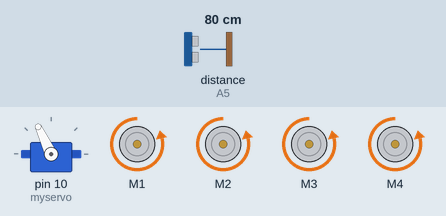
This sketch was run on a simulated Arduino Uno, built with avr-gcc and run on an emulated ATmega328P. Parts: servo, 4 × DC motor (green arrow = forward, orange = backward, longer = faster). The inputs (shaded band) are chosen by the test bench; at power-on: distance to the obstacle (sensor on A5) 80 cm. The echo pulse lasts 58.3 µs per cm.

Above: at 3.9 s.
4.0 s: distance to the obstacle (sensor on A5) set to 23 cm
5.5 s: distance to the obstacle (sensor on A5) set to 19 cm
At 8.4 s:
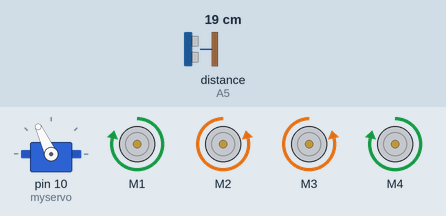
8.5 s: distance to the obstacle (sensor on A5) set to 35 cm
At 10.37 s:
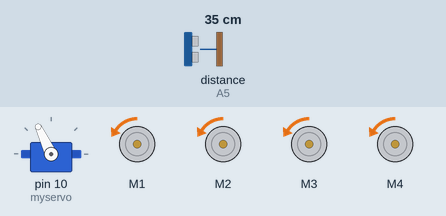
11.5 s: distance to the obstacle (sensor on A5) set to 2 cm
At 12.9 s:
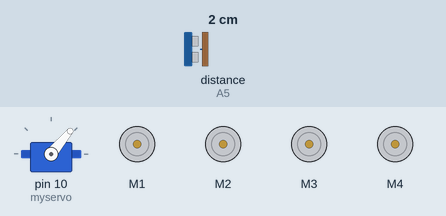
Timing chart, 0 to 18.5 s (numbered marks = the images above; inputs shaded):
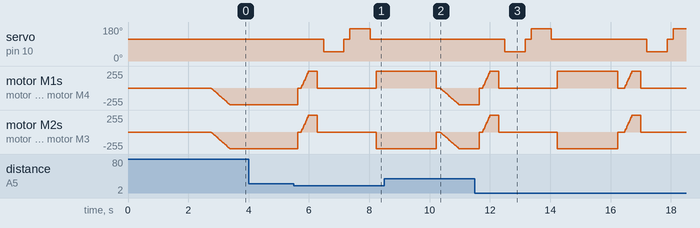

Measured:
- the behaviour switches between 21 and 20 cm on distance to the obstacle (sensor on A5) (found by bisection; images 0 and 1)
- after the input at 4.0 s, every drawn part: stays the same
- after the input at 5.5 s, servo on pin 10 (myservo): 115° → 50° after 0.98 s, → 115° 0.67 s later, → 170° 0.20 s later, → 115° 0.67 s later; motor M2, motor M3: rises from backward 248/255 to forward 248/255 in 0.35 s, then falls to backward 248/255 in 2.2 s
- after the input at 8.5 s, servo on pin 10 (myservo): stays 115° (without the input it goes to 50° after 2.7 s)

The sketch:

air_ambulance.ino
```cpp
#include <AFMotor.h>
#include <NewPing.h>
#include <Servo.h>

#define TRIG_PIN A4
#define ECHO_PIN A5
#define MAX_DISTANCE 150
#define MAX_SPEED 250 // sets speed of DC  motors
#define MAX_SPEED_OFFSET 20

NewPing sonar(TRIG_PIN, ECHO_PIN, MAX_DISTANCE);

AF_DCMotor motor1(1, MOTOR12_1KHZ);
AF_DCMotor motor2(2, MOTOR12_1KHZ);
AF_DCMotor motor3(3, MOTOR34_1KHZ);
AF_DCMotor motor4(4, MOTOR34_1KHZ);
Servo myservo;

boolean goesForward=false;
int distance = 100;
int speedSet = 0;

void setup() {

  myservo.attach(10);
  myservo.write(115);
  delay(2000);
  distance = readPing();
  delay(100);
  distance = readPing();
  delay(100);
  distance = readPing();
  delay(100);
  distance = readPing();
  delay(100);
}

void loop() {
 int distanceR = 0;
 int distanceL =  0;
 delay(40);

 if(distance<=20)
 {
  moveStop();
  delay(100);
  moveBackward();
  delay(300);
  moveStop();
  delay(200);
  distanceR = lookRight();
  delay(200);
  distanceL = lookLeft();
  delay(200);

  if(distanceR>=distanceL)
  {
    turnRight();
    moveStop();
  }else
  {
    turnLeft();
    moveStop();
  }
 }else
 {
  moveForward();
 }
 distance = readPing();
}

int lookRight()
{
    myservo.write(50);
    delay(500);
    int distance = readPing();
    delay(100);
    myservo.write(115);
    return distance;
}

int lookLeft()
{
    myservo.write(170);
    delay(500);
    int distance = readPing();
    delay(100);
    myservo.write(115);
    return distance;
    delay(100);
}

int readPing() {
  delay(70);
  int cm = sonar.ping_cm();
  if(cm==0)
  {
    cm = 250;
  }
  return cm;
}

void moveStop() {
  motor1.run(RELEASE);
  motor2.run(RELEASE);
  motor3.run(RELEASE);
  motor4.run(RELEASE);
  }

void moveForward() {

 if(!goesForward)
  {
    goesForward=true;
   motor1.run(BACKWARD);
  motor2.run(BACKWARD);
 motor3.run(BACKWARD);
 motor4.run(BACKWARD);
   for (speedSet = 0; speedSet < MAX_SPEED; speedSet +=2) // slowly bring the speed up to avoid loading down the batteries too quickly
   {
    motor1.setSpeed(speedSet);
    motor2.setSpeed(speedSet);
    motor3.setSpeed(speedSet);
    motor4.setSpeed(speedSet);
    delay(5);
   }
  }
}

void moveBackward() {
    goesForward=false;
  motor1.run(FORWARD);
  motor2.run(FORWARD);
  motor3.run(FORWARD);
  motor4.run(FORWARD);
  for (speedSet = 0; speedSet < MAX_SPEED; speedSet +=2) // slowly bring the speed up to avoid loading down the batteries too quickly
  {
    motor1.setSpeed(speedSet);
    motor2.setSpeed(speedSet);
    motor3.setSpeed(speedSet);
    motor4.setSpeed(speedSet);
    delay(2);
  }
}

void turnRight() {
 motor1.run(FORWARD);
  motor2.run(BACKWARD);
 motor3.run(BACKWARD);
  motor4.run(FORWARD);
  delay(2000);
motor1.run(BACKWARD);
  motor2.run(BACKWARD);
 motor3.run(BACKWARD);
 motor4.run(BACKWARD);
}

void turnLeft() {
   motor1.run(BACKWARD);
  motor2.run(FORWARD);
 motor3.run(FORWARD);
 motor4.run(BACKWARD);
  delay(2000);
 motor1.run(BACKWARD);
  motor2.run(BACKWARD);
 motor3.run(BACKWARD);
 motor4.run(BACKWARD);
}
```
